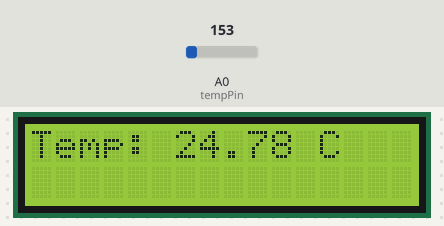
A sketch run on a simulated Arduino Uno, built with avr-gcc and run on an emulated ATmega328P. Shown: 16×2 character LCD. The inputs (shaded band) are chosen by the test bench; at power-on: A0 (tempPin) = 153.

Above: at 2.2 s.
2.3 s: A0 (tempPin) set to 165
At 3.9 s:
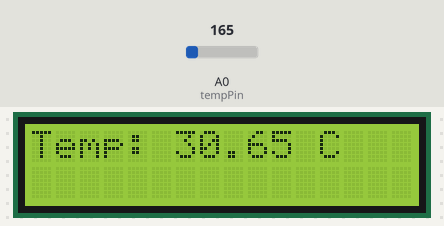
5.0 s: A0 (tempPin) set to 175
At 5.6 s:
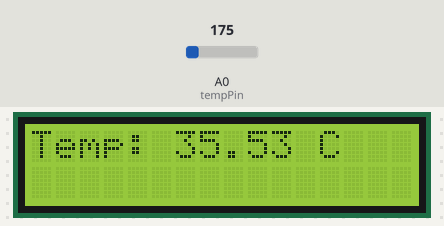
7.7 s: A0 (tempPin) set to 191
At 10.2 s:
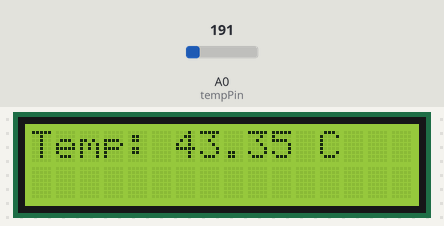
Timing chart, 0 to 11.7 s (numbered marks = the images above; inputs shaded):
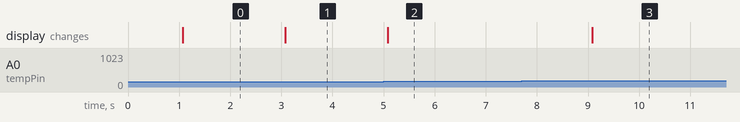

Measured:
- after the input at 2.3 s, the display: changes after 0.77 s (image 1)
- after the input at 5.0 s, the display: changes after 0.08 s (image 2)
- after the input at 7.7 s, the display: changes after 1.4 s (image 3)

The sketch:

code.ino
```cpp
#include <LiquidCrystal.h> // include lcd library

// Initialize the LCD (RS, E, D4, D5, D6, D7)
LiquidCrystal lcd(7, 8, 9, 10, 11, 12);
const int tempPin = A0; // TMP36 output connected to A0

void setup() {
  lcd.begin(16, 2);  // Set up the LCD
  lcd.print("Initializing...");
  delay(1000);       // Wait for 1 second
}

void loop() {
  // Read analog value from TMP36
  int sensorValue = analogRead(tempPin);
  float voltage = sensorValue * (5.0 / 1023.0); // Convert to voltage
  float temperature = (voltage - 0.5) * 100.0;  // Convert to temperature

  // Display temperature on LCD
  lcd.clear();
  lcd.setCursor(0, 0); // starting position of cursor
  lcd.print("Temp: ");
  lcd.print(temperature);
  lcd.print(" C");

  delay(2000); // Wait 2 seconds before updating
}
```
